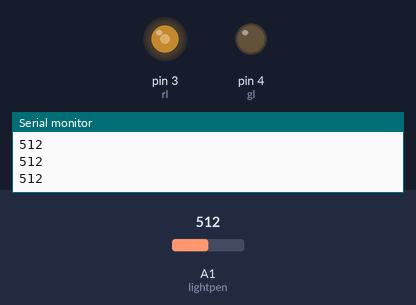
Recording of a sketch running on a simulated Arduino Uno, built with avr-gcc and run on an emulated ATmega328P. Shown: output pins drawn as LEDs (lit = HIGH), the last lines printed to the serial monitor. The inputs (shaded band) are chosen by the test bench; at power-on: A1 (lightpen) = 512.

Above: at 1.2 s.
1.3 s: A1 (lightpen) set to 306
At 2.2 s:
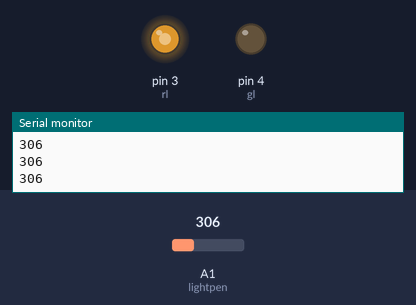
3.2 s: A1 (lightpen) set to 122
At 4.2 s:
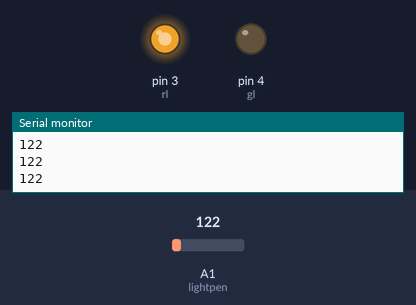
5.0 s: A1 (lightpen) set to 900
At 6.2 s:
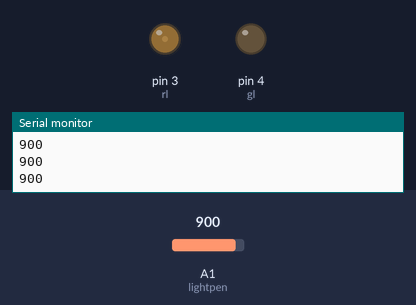
6.7 s: A1 (lightpen) set to 511
At 8.2 s:
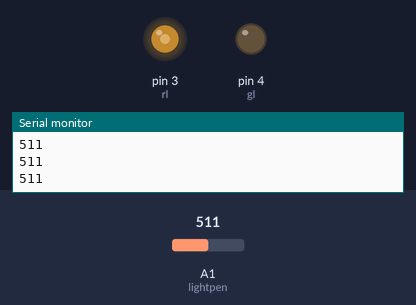
Timing chart, 0 to 9.5 s (numbered marks = the images above; inputs shaded):
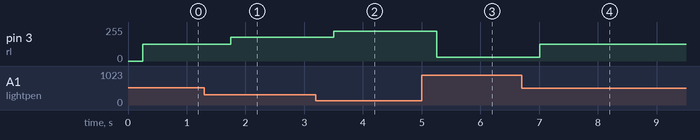

The sketch:

photoresister.ino
```cpp
int lightpen = A1, dv = 250, gl = 4, rl = 3;
int lightval;
void setup() {
  Serial.begin(9600);
pinMode(lightpen,INPUT);
pinMode(gl,OUTPUT);
pinMode(rl,OUTPUT);
}

void loop() {
lightval = analogRead(lightpen);
Serial.println(lightval);
delay(dv);
lightval = (1023-lightval)*255./1023;
  analogWrite(rl,lightval);


}
```

Measured:
- after the input at 1.3 s, pin 3 (rl): 127/255 → 178/255 after 0.45 s
- after the input at 3.2 s, pin 3 (rl): 178/255 → 224/255 after 0.31 s
- after the input at 5.0 s, pin 3 (rl): 224/255 → 30/255 after 0.26 s
- after the input at 6.7 s, pin 3 (rl): 30/255 → 127/255 after 0.31 s
